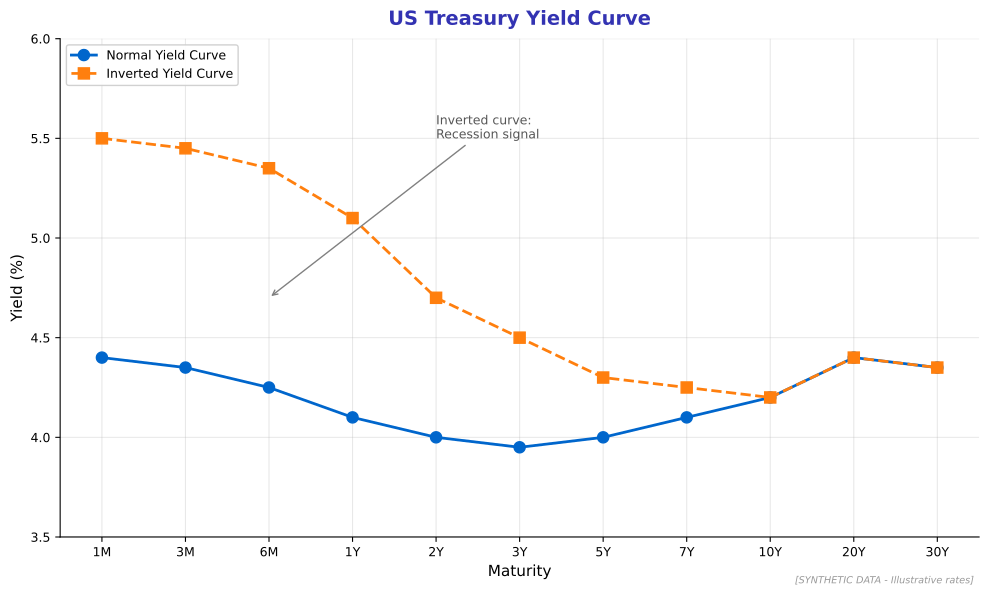

This figure's Python source:
"""
Interest Rate and Yield Curve
Shows the typical yield curve shape and key rates

Output: interest_rate_yield.pdf
Module: module_04_traditional
Lesson: 37 - Financial Markets
"""

from pathlib import Path
import matplotlib.pyplot as plt
import numpy as np

plt.rcParams.update({
    'font.size': 10,
    'axes.labelsize': 10,
    'axes.titlesize': 11,
    'xtick.labelsize': 9,
    'ytick.labelsize': 9,
    'legend.fontsize': 9,
    'figure.figsize': (10, 6),
    'figure.dpi': 150
})

MLPURPLE = '#3333B2'
MLBLUE = '#0066CC'
MLORANGE = '#FF7F0E'
MLGREEN = '#2CA02C'

def create_chart():
    fig, ax = plt.subplots(figsize=(10, 6))

    # Treasury yield curve maturities and rates (Dec 2024 approx)
    maturities = [1/12, 3/12, 6/12, 1, 2, 3, 5, 7, 10, 20, 30]
    maturity_labels = ['1M', '3M', '6M', '1Y', '2Y', '3Y', '5Y', '7Y', '10Y', '20Y', '30Y']

    # Normal yield curve (upward sloping)
    normal_rates = [4.4, 4.35, 4.25, 4.1, 4.0, 3.95, 4.0, 4.1, 4.2, 4.4, 4.35]

    # Inverted yield curve (2022-2023 style)
    inverted_rates = [5.5, 5.45, 5.35, 5.1, 4.7, 4.5, 4.3, 4.25, 4.2, 4.4, 4.35]

    ax.plot(range(len(maturities)), normal_rates, 'o-', color=MLBLUE,
            linewidth=2, markersize=8, label='Normal Yield Curve')
    ax.plot(range(len(maturities)), inverted_rates, 's--', color=MLORANGE,
            linewidth=2, markersize=8, label='Inverted Yield Curve')

    ax.set_xticks(range(len(maturities)))
    ax.set_xticklabels(maturity_labels)

    ax.set_xlabel('Maturity', fontsize=11)
    ax.set_ylabel('Yield (%)', fontsize=11)
    ax.set_title('US Treasury Yield Curve', fontsize=14, fontweight='bold',
                 color=MLPURPLE, pad=10)

    ax.legend(loc='upper left', framealpha=0.9)
    ax.grid(True, alpha=0.3)
    ax.set_ylim(3.5, 6)

    # Add recession warning annotation
    ax.annotate('Inverted curve:\nRecession signal', xy=(2, 4.7), xytext=(4, 5.5),
                fontsize=9, arrowprops=dict(arrowstyle='->', color='gray'),
                color='#555555')

    # Remove top and right spines
    ax.spines['top'].set_visible(False)
    ax.spines['right'].set_visible(False)

    fig.text(0.98, 0.02, '[SYNTHETIC DATA - Illustrative rates]',
             fontsize=7, color='#999999', ha='right', style='italic')

    plt.tight_layout()

    output_path = Path(__file__).parent / 'interest_rate_yield.pdf'
    plt.savefig(output_path, format='pdf', dpi=300, bbox_inches='tight')
    plt.close()
    print(f"Chart saved to: {output_path}")
    return output_path

if __name__ == '__main__':
    create_chart()
